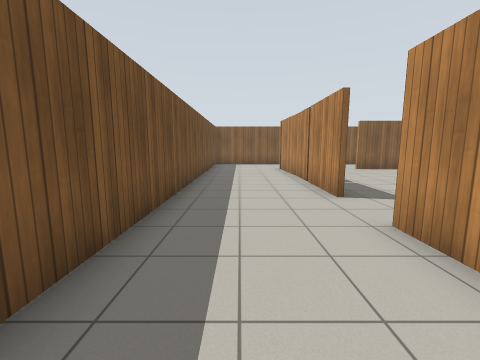
View 1 (above)

16 first-person views from a walk through a robot-simulator world made for Gazebo. The camera is 1.2 m above the floor, tilts 8° down and sees 90° across. The floor is counted in squares, 1 m on a side. Each view is taken from the middle of a square. On the plan, view 1 faces up. The plan holds only what a view shows up to about 11 squares ahead; the rest is blank. Robots are left out. Gazebo's built-in surfaces are drawn with simple patterns.

View 2
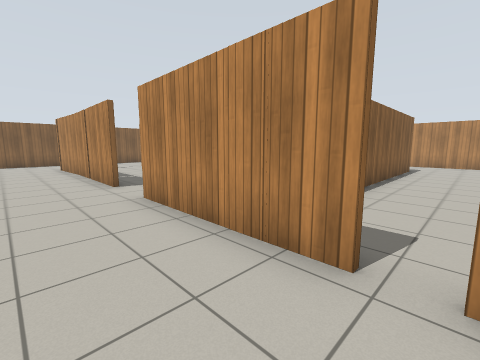

View 3
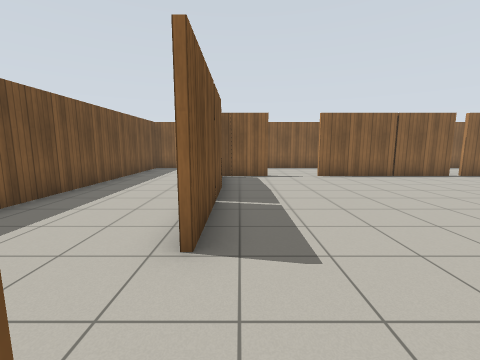

View 4
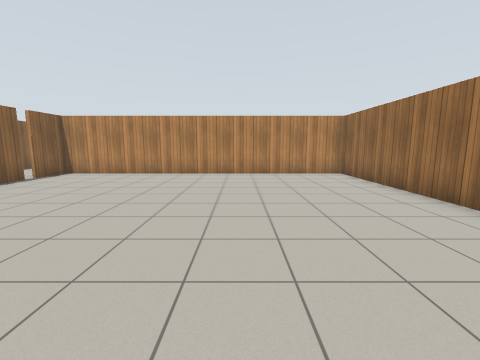

View 5
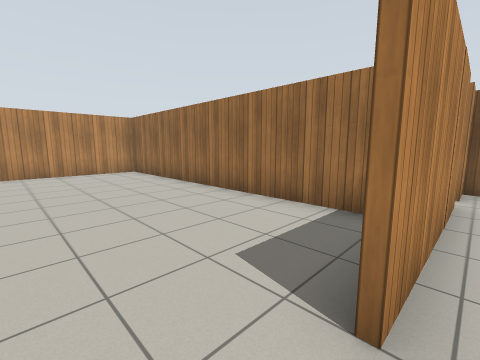

View 6
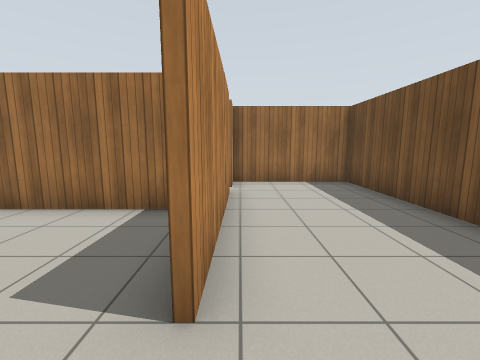

View 7
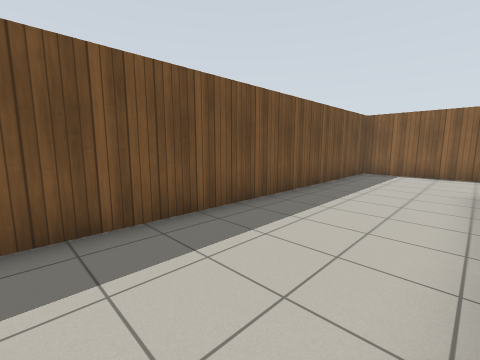

View 8
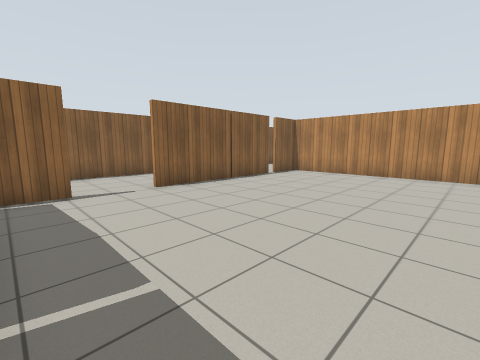

View 9
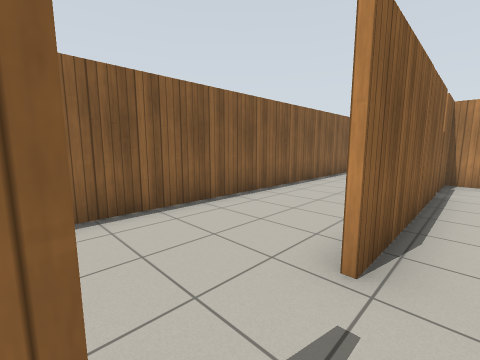

View 10
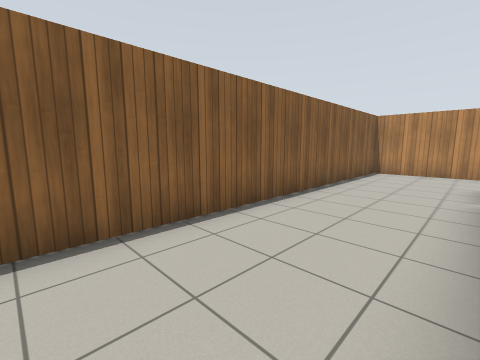

View 11
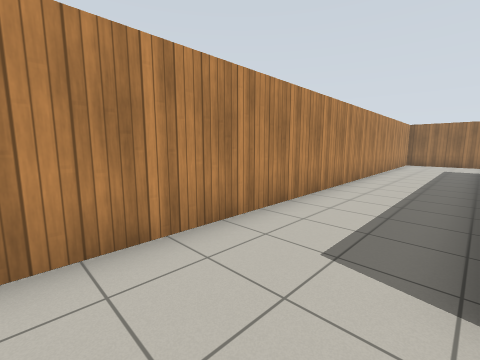

View 12
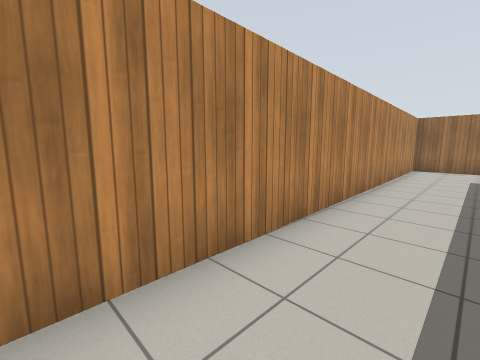

View 13
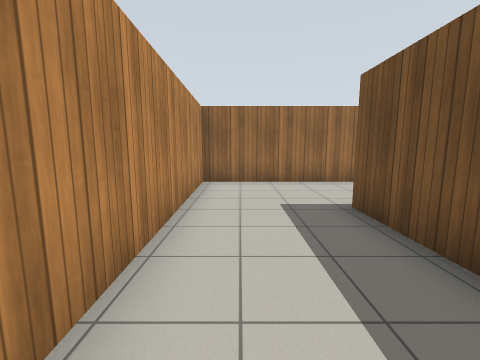

View 14
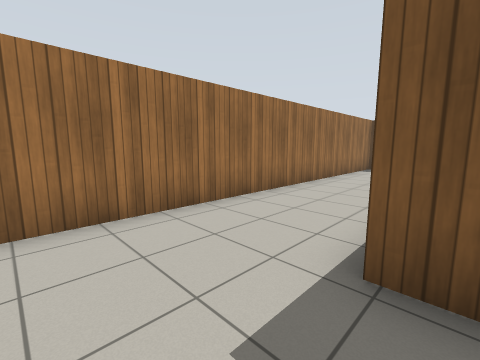

View 15
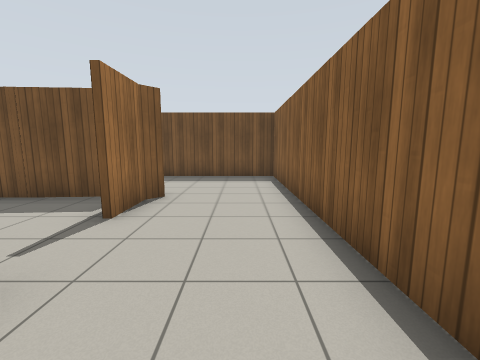

View 16
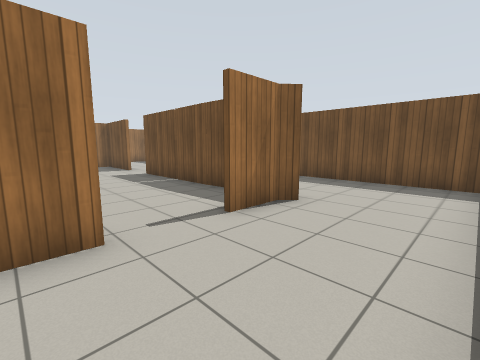

### Floor plan
Ten units are one square. View 1 is at (0, 0); x grows to the right and y downward. Boxes are objects, and circles mark ways between rooms. Rooms are numbered by the first view taken in them; rooms with no view inside come last. Other rooms are left out.
<svg viewBox="-21 -168 199 204">
<path fill="none" stroke="#000" d="M23 -55 24 -116M23 -132 27 -128 41 -128M61 -128 71 -128M23 14 23 -35M43 31 173 31 168 -163 -16 -163 -16 31 22 31 23 20M138 -30 138 -3M135 -3 75 -3M25 -81 25 -55M116 -127 61 -127M41 -127 22 -127M23 -117 26 -82M23 -5 136 -5 136 -127 120 -127"/>
<circle cx="120" cy="-130" r="3" fill="#2a7"/>
<circle cx="20" cy="-45" r="3" fill="#2a7"/>
<circle cx="20" cy="-80" r="3" fill="#2a7"/>
<circle cx="55" cy="-130" r="3" fill="#2a7"/>
<text x="10" y="-80">1</text>
<text x="80" y="-70">2</text>
</svg>
Room 1 opens to room 2.

Where each view was taken, in squares from view 1:
view 1: 0 up, 0 right, facing up
view 2: 2 down, 0 right, facing up-right
view 3: 3 up, 3 right, facing up
view 4: 5 up, 3 right, facing right
view 5: 5 up, 2 right, facing down-right
view 6: 5 up, 2 right, facing down
view 7: 5 up, 2 right, facing up-left
view 8: 6 up, 3 right, facing up-right
view 9: 12 up, 4 right, facing up-right
view 10: 13 up, 5 right, facing up-right
view 11: 15 up, 14 right, facing down-right
view 12: 11 up, 15 right, facing down-right
view 13: 5 up, 16 right, facing down
view 14: 1 up, 16 right, facing down-left
view 15: 15 up, 8 right, facing left
view 16: 16 up, 7 right, facing down-left
